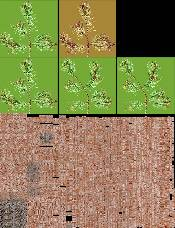
#> input picture Assets/Models/Trees/Bark___0.jpg, 175 x 228 px, given in place of 1230--730x420px.jpg, which was not available
$ jupyter execute --allow-errors glcm.ipynb   (shell and % lines are left out)   (older library calls are emulated)   (text cells are left out)
#> lines starting #> are read from the running program, lines starting #| are printed output that depends on the picture; after the words box and inside, x2 and y2 are one past the last pixel; in counts of white or black regions, pixels touching at a corner belong together; pictures that were not available may be replaced by others from this repository, and a replacement may not be noted
[cell 1]
import numpy as np
import cv2
from  matplotlib import pyplot as plt
from google.colab.patches import cv2_imshow


img = cv2.imread("1230--730x420px.jpg")
#> img is the input picture: shape (228, 175, 3); mean B, G, R 82.4, 130.9, 138.6
gray=cv2.cvtColor(img,cv2.COLOR_BGR2GRAY)
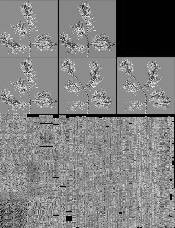
#> gray: shape (228, 175); min 0, max 247, mean 127.7

corners = cv2.goodFeaturesToTrack(gray,1000,0.01,10)
#> corners = 180 rows, first 8: [27, 115], [171, 179], [172, 118], [53, 117], [170, 194], [67, 217], [120, 212], [172, 159]
corners = np.int0(corners)

print("jumlah titik terdeteksi = ", corners.shape[0])
#| jumlah titik terdeteksi =  180
rgb = cv2.cvtColor(img,cv2.COLOR_BGR2RGB)

plt.rcParams["figure.figsize"]=(20,20)

for i in corners :
  x,y =i.ravel()
  cv2.circle(rgb,(x,y),3,255,-1)
#> this loop made 180 passes
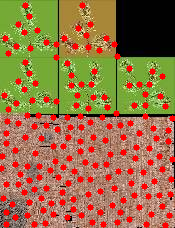
#> rgb: shape (228, 175, 3); mean R, G, B 151.9, 113.4, 69.9
plt.imshow(rgb),plt.show()

[cell 2]
import numpy as np
import cv2
from  matplotlib import pyplot as plt
from google.colab.patches import cv2_imshow
image = cv2.imread("/content/attachment_130915581.jfif")
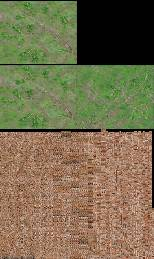
#> input picture Assets/Models/Trees/Bark___1.jpg, 154 x 259 px, given in place of attachment_130915581.jfif, which was not available
#> image is the input picture: shape (259, 154, 3); mean B, G, R 78.5, 109.5, 119.3
gray=cv2.cvtColor(image,cv2.COLOR_BGR2GRAY)
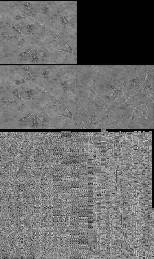
#> gray: shape (259, 154); min 0, max 240, mean 108.9

kaze = cv2.KAZE_create(False,False,0.001,5,10)
kp= kaze.detect(gray)
#> kp = 40 keypoints; strongest (x, y, size): (90, 50, 19.4), (94, 45, 25.7), (86, 55, 11.7), (82, 59, 7.6)

kp,dsc=kaze.compute(gray,kp)

print("jumlah titik terdeteksi = ", len(kp))
#| jumlah titik terdeteksi =  40

img_rgb = cv2.cvtColor(image,cv2.COLOR_BGR2RGB)
img2=cv2.drawKeypoints(img_rgb,kp,None,color=(0,255,0),flags=0)
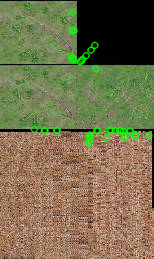
#> img2: shape (259, 154, 3); mean R, G, B 117.5, 112.4, 77.3
plt.imshow(img2), plt.show()

[cell 3]
import numpy as np
import cv2
from matplotlib import  pyplot as plt
from google.colab.patches import cv2_imshow

img=cv2.imread('/content/53405-reemar-martin-instagramatrreemar.jpg')
img_rgb=cv2.cvtColor(img,cv2.COLOR_BGR2RGB)
img_lab=cv2.cvtColor(img,cv2.COLOR_RGB2LAB)
#> img_lab: shape (259, 154, 3); mean of channels 0, 1, 2 112.2, 120.3, 119.4

l,a,b=cv2.split(img)
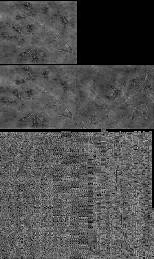
#> l: shape (259, 154); min 0, max 214, mean 78.5
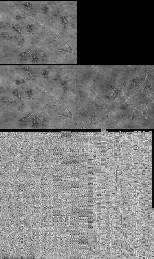
#> b: shape (259, 154); min 0, max 255, mean 119.3
l=img[...,0]
a=img[...,1]
b=img[...,2]

ret,thresh1=cv2.threshold(a,127,255,cv2.THRESH_BINARY)
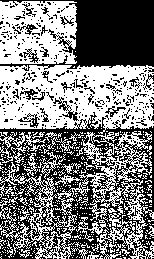
#> thresh1: shape (259, 154); 49.5% white; 385 white regions (355 under 20 px), largest, box (x1, y1, x2, y2) and area: (0, 65, 154, 134) 7714, (0, 131, 154, 259) 5322, (0, 1, 77, 64) 3841
ret,thresh2=cv2.threshold(b,127,255,cv2.THRESH_BINARY)
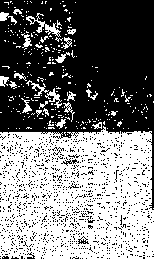
#> thresh2: shape (259, 154); 47.9% white; 288 white regions (264 under 20 px), largest, box (x1, y1, x2, y2) and area: (0, 126, 154, 259) 17011, (26, 13, 61, 37) 211, (45, 88, 62, 108) 112

thresh3=thresh1*thresh2
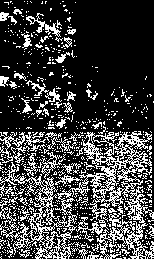
#> thresh3: shape (259, 154); values 0 (black) and 1 (white), 25.6% white in thin lines or dots

fig = plt.figure(figsize=(20,10))

fig.add_subplot(1,5,1)
plt.imshow(img_rgb, )

fig.add_subplot(1,5,2)
plt.imshow(img_lab)

fig.add_subplot(1,5,3)
plt.imshow(thresh1,cmap='gray')

fig.add_subplot(1,5,4)
plt.imshow(thresh2,cmap='gray')

fig.add_subplot(1,5,5)
plt.imshow(thresh3,cmap='gray')

[cell 4]
import numpy as np
import os
import matplotlib.pyplot as plt
from skimage.feature import greycomatrix, greycoprops
from skimage.measure import label,regionprops
import pandas as pd
import cv2

sudut=[0,45,90,135]

featuresList=['contrast','dissimilarity', 'homogeneity','ASM','energy','correlation']
properties=np.zeros(25)
glcmatrix=[]
final=[]
abc=cv2.imread('/content/kopi.png')

#> (the rest of this cell did not finish here and is left out)

[cell 5]
import cv2
import numpy as np
import matplotlib.pyplot as plt

img = cv2.imread('/content/kopi.PNG',0)
ret,thresh=cv2.threshold(img,199,255,cv2.THRESH_BINARY)
contours,hierarchy = cv2.findContours(thresh,cv2.RETR_LIST, cv2.CHAIN_APPROX_SIMPLE)
#> contours = []
#img=remove_background(img)

min_area =100*50
max_area =min_area *3

bounds=[]

for cont in contours:
  x,y,w,h = cv2.boundingRect(cont)
  area=w*h

  if area>min_area and area < max_area:
    bounds.append((x,y,w,h))
#> this loop made 0 passes
#> after the loop, bounds = []

bounds=sorted(bounds,key=lambda bound:[1])
#> (the rest of this cell did not finish here and is left out)
